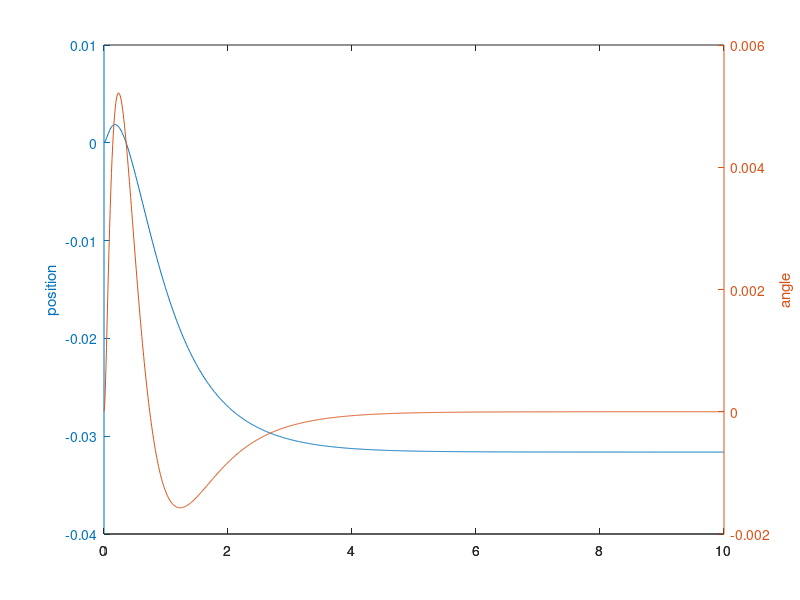

Recreate this plot in MATLAB.
k2=0.0003;
l=0.1861;
m=0.24;
k1=4.2095;
k=0.3944;
b=-0.6318;
M=0.57;
ng=1;
nm=1;
kg=3.71;
kt=0.00767;
km=0.00767;
rm=2.6;
rmp=0.00635;
g=9.806;
I=4/3*m*l^2;

a1=-kg*km/rmp*ng*kg*kt/(rm*rmp);
a2=ng*kg*kt/(rm*rmp)*nm;
q=k*a2;
p=k*a1;

m11=(M+m)/q;
m12=(-m*l)/q;
m21=(-m*l)/q;
m22=(I+m*l^2)/q;
c11=(k1-p)/q;
c12=0;
c21=0;
c22=k2/q;
r=-k*b;
g11=r;
g21=-m*g*l/q;
detM=m11*m22-m21*m12;
A22=-m22/detM*c11;
A23=m12/detM*g21;
A24=m12/detM*c22;
A42=m21/detM*c11;
A43=-m11/detM*g21;
A44=-m11/detM*c22;
B21=m22/detM;
B41=-m12/detM;

A=[0,1,0,0;0,A22,A23,A24;0,0,0,1;0,A42,A43,A44];
B=[0;B21;0;B41];
C=[1,0,0,0;0,0,1,0];
D=[0;0];
Q1=[10,0,0,0];Q2=[0,5,0,0];
Q3=[0,0,1,0];Q4=[0,0,0,1];
Q=[Q1;Q2;Q3;Q4];
R=0.01;
K=lqr(A,B,Q,R)
Ac = (A-B*K);
Bc = B;
Cc = C;
Dc = D;

states = {'x' 'x_dot' 'phi' 'phi_dot'};
inputs = {'r'};
outputs = {'x'; 'phi'};

sys_cl = ss(Ac,Bc,Cc,Dc,'statename',states,'inputname',inputs,'outputname',outputs);

t = 0:0.01:10;
r =1*ones(size(t));

[y,t,x]=lsim(sys_cl,r,t);
[AX,H1,H2] = plotyy(t,y(:,1),t,y(:,2),'plot');
set(get(AX(1),'Ylabel'),'String','position')
set(get(AX(2),'Ylabel'),'String','angle')
